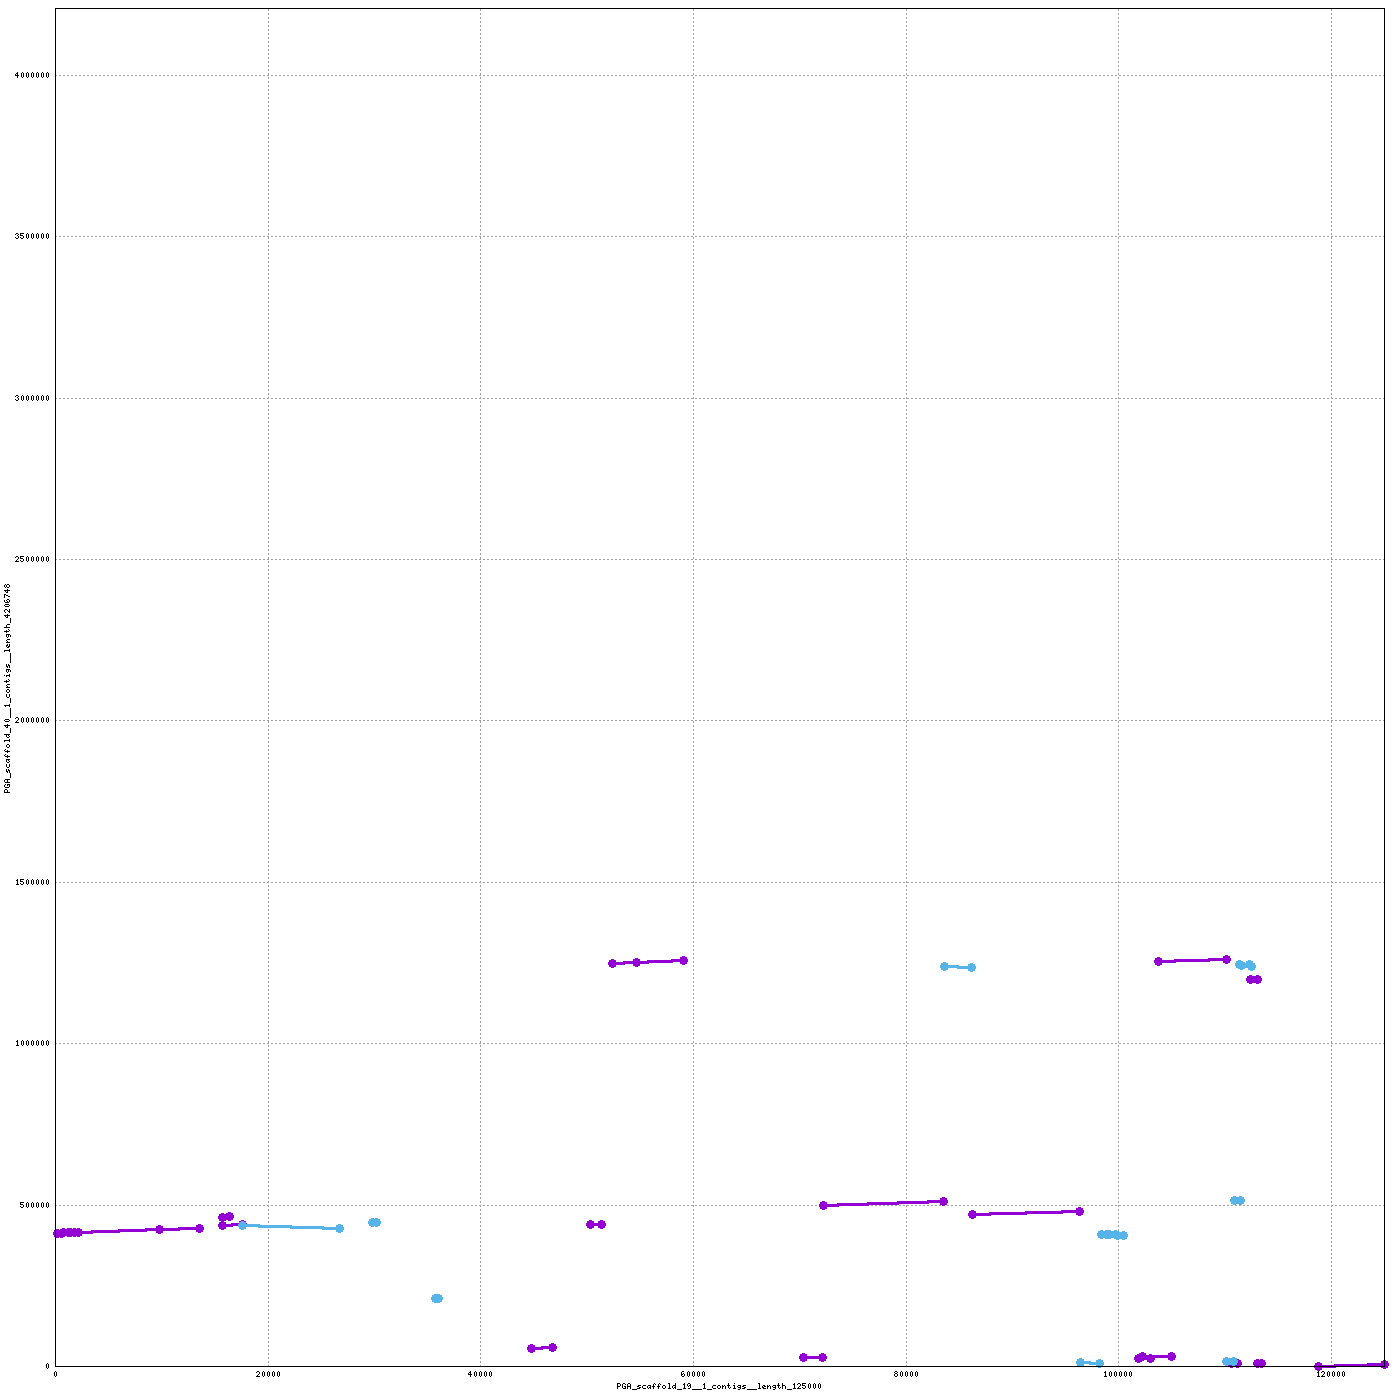

Write the gnuplot code that produced this figure.
set terminal png tiny size 1400,1400
set output "/home/mike/Desktop/scripts/snakes/plot_pairs/hiCversion1.linear/nucmer/nucmer.37.png"
set size 1,1
set grid
unset key
set border 15
set tics scale 0
set xlabel "PGA_scaffold_19__1_contigs__length_125000"
set ylabel "PGA_scaffold_40__1_contigs__length_4206748"
set format "%.0f"
set mouse format "%.0f"
set mouse mouseformat "[%.0f, %.0f]"
if(GPVAL_VERSION < 5) set mouse clipboardformat "[%.0f, %.0f]"
set xrange [1:125000]
set yrange [1:4206748]
set style line 1  lt 1 lw 3 pt 6 ps 1
set style line 2  lt 3 lw 3 pt 6 ps 1
set style line 3  lt 2 lw 3 pt 6 ps 1
plot \
 "/home/mike/Desktop/scripts/snakes/plot_pairs/hiCversion1.linear/nucmer/nucmer.37.fplot" title "FWD" w lp ls 1, \
 "/home/mike/Desktop/scripts/snakes/plot_pairs/hiCversion1.linear/nucmer/nucmer.37.rplot" title "REV" w lp ls 2
